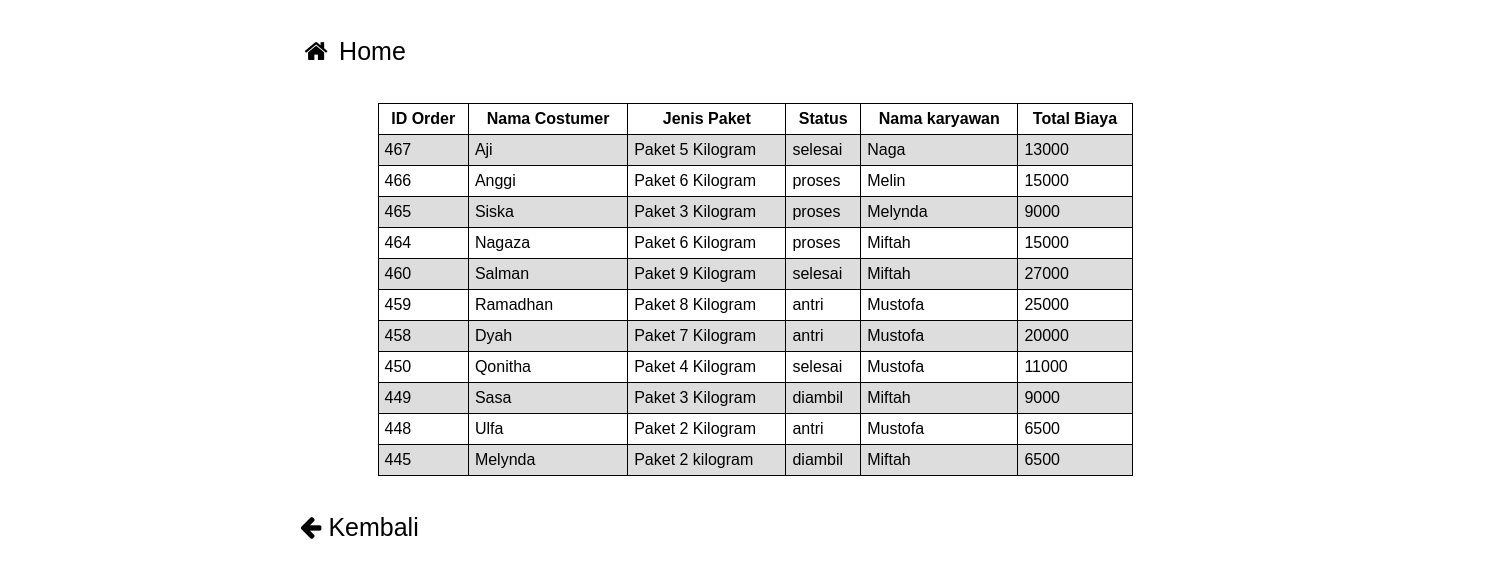
Screenshot of /history_admin.php with the database file from the repository.
### tables this page shows
CREATE TABLE `order` (
  `id_order` int(3) NOT NULL,
  `username` varchar(255) NOT NULL,
  `status` varchar(255) NOT NULL,
  `jenis_paket` varchar(255) NOT NULL,
  `id_karyawan` int(4) NOT NULL,
  `total_biaya` int(255) NOT NULL
);

CREATE TABLE `karyawan` (
  `id_karyawan` int(4) NOT NULL,
  `nama_karyawan` varchar(100) NOT NULL,
  `no_telp` varchar(13) NOT NULL
);

### history_admin.php (the view, shortened to what this page needs)
<?php
include_once("config.php");
?>
<!DOCTYPE html>
<html>
<head>
    <link rel="stylesheet" type="text/css" href="style.css">
    <link rel="stylesheet" href="https://cdnjs.cloudflare.com/ajax/libs/font-awesome/4.7.0/css/font-awesome.min.css">
</head>
<body>
    <div class="icon-bar">
        <a href="admin.php" style="text-decoration:none"><i class="fa fa-fw fa-home"></i> Home</a>
    </div>
<table width='80%' border=1>
    <?php
        $result = mysqli_query($mysqli, "SELECT * FROM `order` INNER JOIN `karyawan` ON `order`.`id_karyawan` = `karyawan`.`id_karyawan` ORDER BY id_order DESC");
    ?>
    <tr>
        <th>ID Order</th>
        <th>Nama Costumer</th>
        <th>Jenis Paket</th>
        <th>Status</th>
        <th>Nama karyawan</th>
        <th>Total Biaya</th>
    </tr>
    <?php
    while($user_data = mysqli_fetch_array($result)) {
        echo "<tr>";
        echo "<td>".$user_data['id_order']."</td>";
        echo "<td>".$user_data['username']."</td>";
		echo "<td>".$user_data['jenis_paket']."</td>";
        echo "<td>".$user_data['status']."</td>";
        echo "<td>".$user_data['nama_karyawan']."</td>";
		echo "<td>".$user_data['total_biaya']."</td>";
    }
    ?>
    </table>
    <div class="icon-bar">
        <a href="order_admin.php" style="text-decoration:none"><i class="fa fa-arrow-left"></i> Kembali</a>
    </div>
</body>
</html>

### style.css (style rules this page uses)
* { box-sizing: border-box; font-family: Arial, Helvetica, sans-serif; }
body { margin:0; font-family: Arial, Helvetica, sans-serif; }
.icon-bar { width: 100%; overflow: auto; margin-left:300px; margin-top: 25px; }
.icon-bar a { float: left; width: 20%; text-align: left; padding: 12px 0; transition: all 0.3s ease; color: black; font-size: 25px; }
table { font-family: arial, sans-serif; border-collapse: collapse; width: 50%; margin: auto; margin-top: 25px; }
th { border: 1px solid black; text-align: center; padding: 6px; }
td { border: 1px solid black; text-align: left; padding: 6px; }
tr:nth-child(even) { background-color: #dddddd; }
body, html { height: 100%; margin: 0; }

### rows the page displays
order: id_order "467", username "Aji", jenis_paket "Paket 5 Kilogram", status "selesai", id_karyawan.nama_karyawan "Naga", total_biaya "13000"
order: id_order "466", username "Anggi", jenis_paket "Paket 6 Kilogram", status "proses", id_karyawan.nama_karyawan "Melin", total_biaya "15000"
order: id_order "465", username "Siska", jenis_paket "Paket 3 Kilogram", status "proses", id_karyawan.nama_karyawan "Melynda", total_biaya "9000"
order: id_order "464", username "Nagaza", jenis_paket "Paket 6 Kilogram", status "proses", id_karyawan.nama_karyawan "Miftah", total_biaya "15000"
order: id_order "460", username "Salman", jenis_paket "Paket 9 Kilogram", status "selesai", id_karyawan.nama_karyawan "Miftah", total_biaya "27000"
order: id_order "459", username "Ramadhan", jenis_paket "Paket 8 Kilogram", status "antri", id_karyawan.nama_karyawan "Mustofa", total_biaya "25000"
order: id_order "458", username "Dyah", jenis_paket "Paket 7 Kilogram", status "antri", id_karyawan.nama_karyawan "Mustofa", total_biaya "20000"
order: id_order "450", username "Qonitha", jenis_paket "Paket 4 Kilogram", status "selesai", id_karyawan.nama_karyawan "Mustofa", total_biaya "11000"
order: id_order "449", username "Sasa", jenis_paket "Paket 3 Kilogram", status "diambil", id_karyawan.nama_karyawan "Miftah", total_biaya "9000"
order: id_order "448", username "Ulfa", jenis_paket "Paket 2 Kilogram", status "antri", id_karyawan.nama_karyawan "Mustofa", total_biaya "6500"
order: id_order "445", username "Melynda", jenis_paket "Paket 2 kilogram", status "diambil", id_karyawan.nama_karyawan "Miftah", total_biaya "6500"
